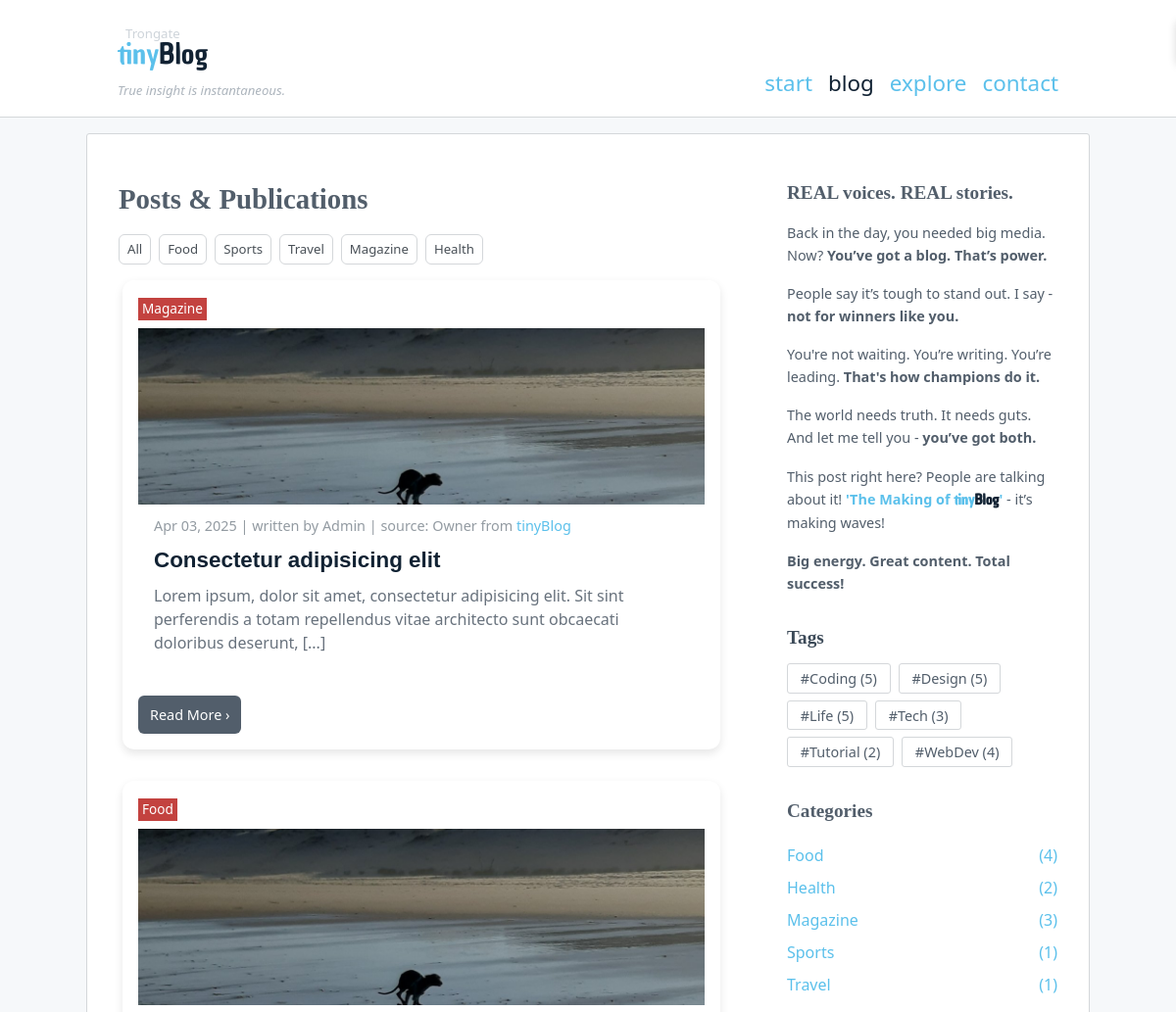
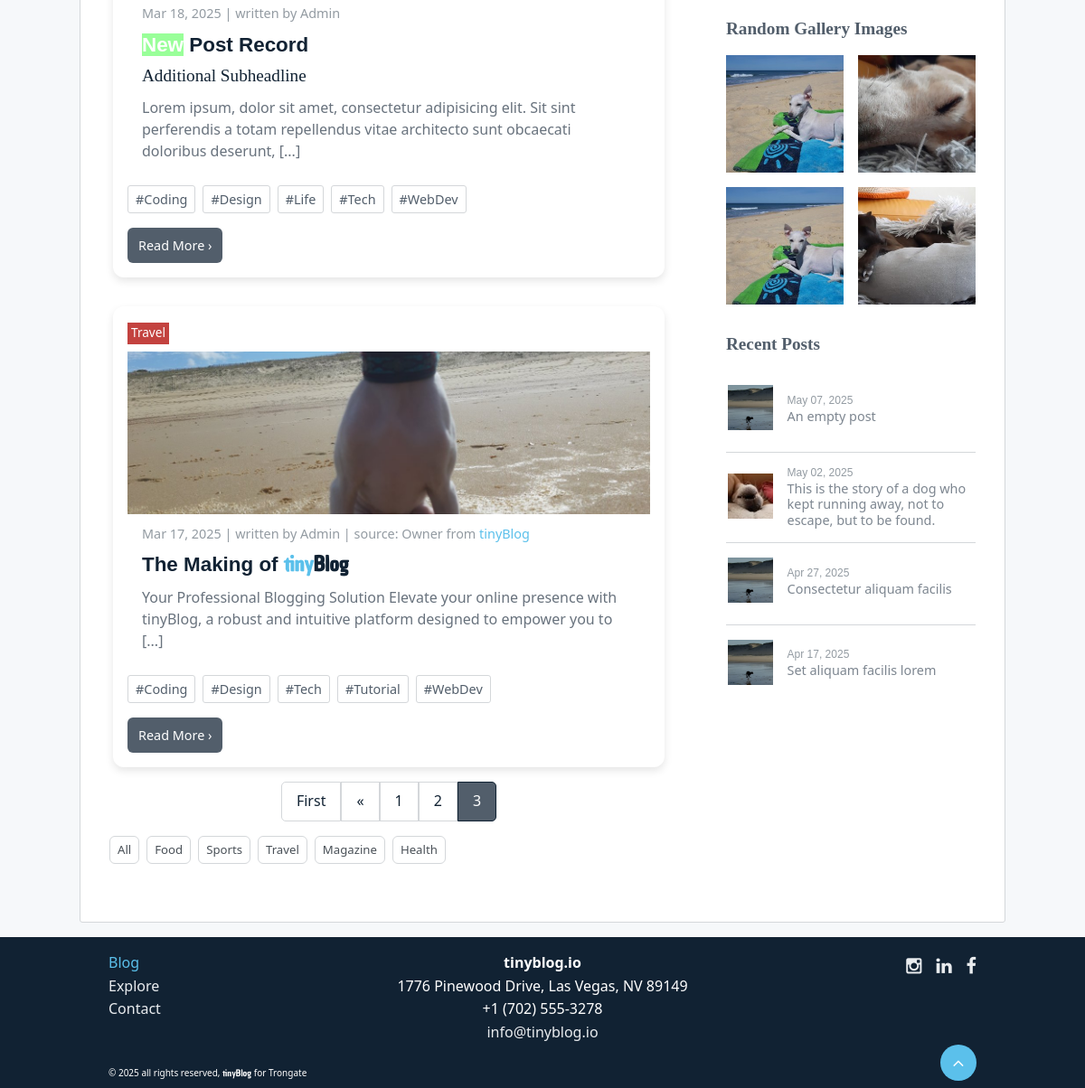
Screenshot of /blog/posts/3 with the database file from the repository (2 pictures, top to bottom).
### tables this page shows
CREATE TABLE `menu_items` (
  `id` int(11) NOT NULL,
  `title` varchar(255) DEFAULT NULL,
  `url_string` varchar(255) DEFAULT NULL,
  `parent_id` int(11) DEFAULT NULL,
  `sort_order` int(11) DEFAULT NULL,
  `published` int(1) DEFAULT NULL,
  `target` varchar(12) DEFAULT NULL,
  `date_created` datetime DEFAULT NULL,
  `date_updated` datetime DEFAULT NULL,
  `menus_id` int(11) DEFAULT 0
);

CREATE TABLE `blog_categories` (
  `id` int(11) NOT NULL,
  `title` varchar(255) DEFAULT NULL,
  `url_string` varchar(255) DEFAULT NULL
);

CREATE TABLE `blog_posts` (
  `id` int(11) NOT NULL,
  `url_string` varchar(255) DEFAULT NULL,
  `title` varchar(255) DEFAULT NULL,
  `subtitle` varchar(255) DEFAULT NULL,
  `text` text DEFAULT NULL,
  `youtube` varchar(55) DEFAULT NULL,
  `date_created` datetime DEFAULT NULL,
  `date_updated` datetime DEFAULT NULL,
  `date_published` datetime DEFAULT NULL,
  `created_by` int(11) DEFAULT NULL,
  `updated_by` int(11) DEFAULT NULL,
  `published` int(1) DEFAULT NULL,
  `picture` varchar(255) DEFAULT '',
  `blog_sources_id` int(11) DEFAULT 0,
  `blog_categories_id` int(11) DEFAULT 0
);

CREATE TABLE `blog_sources` (
  `id` int(11) NOT NULL,
  `author` varchar(255) DEFAULT NULL,
  `website` varchar(255) DEFAULT NULL,
  `link` varchar(255) DEFAULT NULL
);

CREATE TABLE `blog_tags` (
  `id` int(11) NOT NULL,
  `name` varchar(255) DEFAULT NULL,
  `url_string` varchar(255) DEFAULT NULL
);

### modules/blog/views/view_posts.php (the view, shortened to what the rows shown need)
<div class="page-headline">
    <h1>
        <?= out($headline) ?>
    </h1>
</div>
<?php if (!empty($categories)): ?>
<div class="category-filter">
    <ul>
        <?php foreach ($categories as $category): ?>
            <li <?= !empty($category_id) && $category->id === $category_id ? 'class="active"' : '' ?>>
                <a href="<?= BASE_URL ?>blog/category/<?= out($category->url_string) ?>">
                    <?= out($category->title) ?>
                </a>
            </li>
        <?php endforeach; ?>
    </ul>
</div>
<?php endif; ?>
<?php
if( !empty($rows) ) { $i = 1;  ?>
<div class="publications">
    <?php foreach( $rows as $row ) { ?>
        <div class="post-card">
            <?php if (isset($row->category->title) && !empty($row->category->title) ): ?>
            <span class="post-category">
                <?= out($row->category->title)?>
            </span>
            <?php endif ?>
            <?php
            if( !empty($row->picture) ) {
                $pic_url = $pic_dir.'/'.$row->id.'/'.$row->picture;
            } else {
                $pic_url = $pic_fallback;
            }
            ?>
            <?php if ($pic_url != ''): ?>
                <div class="post-img">
                <img src="<?= $pic_url ?>" alt="<?= $row->url_string ?>-image">
            </div>
        <?php endif ?>
            <div class="post-info">
                <span class="post-date"><?= date($date_format, strtotime($row->date_published)) ?></span>
                <span class="post-author">| written by <?= ucfirst(out($row->created_by)) ?></span>
                <?php if (!empty($row->source)): ?>
                <span class="post-source">| source: <?= out($row->source->author) ?> from <a class="post-source-link" href="<?= out($row->source->link) ?>" target="_blank"><?= out($row->source->website) ?></a></span>
                <?php endif; ?>
            </div>
            <h2 class="post-title"><?= htmlspecialchars_decode($row->title, ENT_QUOTES) ?></h2>
            <h3 class="post-sub"><?= htmlspecialchars_decode($row->subtitle, ENT_QUOTES) ?></h3>
            <p class="post-short"><?= $row->text_short ?? '' ?></p>
            <?php if (isset($row->tags) && $row->tags > 0): ?>
            <div class="post-tags">
                <?php foreach ($row->tags as $tag) : ?>
                    <a href="<?= BASE_URL ?>blog/tag/<?= out($tag->url_string) ?>" class="tag-link">
                        #<?= out($tag->name) ?>
                    </a>
                <?php endforeach; ?>
            </div>
            <?php endif; ?>
            <div>
                <a href="<?= BASE_URL ?>blog/post/<?= out($row->url_string) ?>" class="btn read-more">Read More
                    <span> &rsaquo;</span>
                </a>
            </div>
        </div>
    <?php } ?>
</div>
<section>
    <?php if(isset($cat_filter)) { echo $cat_filter; }?>
</section>
<?php } else {  ?>
    <p>There are currently no blog posts published.</p>
<?php } ?>

### modules/blog/views/_html_category_filter.php (shortened to what the rows shown need)
<?php if (!empty($categories)): ?>
<div class="category-filter">
    <ul>
        <?php foreach ($categories as $category): ?>
            <li <?= !empty($category_id) && $category->id === $category_id ? 'class="active"' : '' ?>>
                <a href="<?= BASE_URL ?>blog/category/<?= out($category->url_string) ?>">
                    <?= out($category->title) ?>
                </a>
            </li>
        <?php endforeach; ?>
    </ul>
</div>
<?php endif; ?>

### modules/menus/views/_navigation_default_2.php (shortened to what the rows shown need)
<?php if (!empty($menu_items)): ?>
<nav id="nav-bar" role="navigation" aria-label="Main Navigation">
    <ul role="list">
        <?php
        $current_url = current_url();
        if (str_starts_with($current_url, BASE_URL)) {
            $current_path = substr($current_url, strlen(BASE_URL));
        } else {
            $current_path = $current_url;
        }
        $current_first = explode('/', $current_path)[0] ?? '';
        ?>
        <?php foreach ($menu_items as $item): ?>
            <?php
            $item_url = $item['url_string'];
            if (str_starts_with($item_url, BASE_URL)) {
                $item_path = substr($item_url, strlen(BASE_URL));
            } else {
                $item_path = $item_url;
            }
            $item_first = explode('/', $item_path)[0] ?? '';
            $is_active = $current_first === $item_first && $item_first !== '';
            ?>
            <li <?php echo $is_active ? 'class="active"' : ''; ?>>
                <a href="<?= $item['url_string'] ?>" target="<?= $item['target'] ?>">
                    <?= out($item['title']) ?>
                </a>
            </li>
        <?php endforeach; ?>
    </ul>
</nav>
<?php endif; ?>

### modules/blog/views/_widget_sidebar_text.php (shortened to what the rows shown need)
<div class="sidebar-text">
	<p>This post right here? People are talking about it! <b><a href="<?= BASE_URL.'blog/post/'.out($first_post->url_string) ?>" target="_self">'<?= htmlspecialchars_decode($first_post->title) ?>'</a></b> - it’s making waves!</p>
</div>

### modules/blog/views/_widget_recent_posts.php (shortened to what the rows shown need)
<ul class="mod-recent-posts-ul">
    <?php foreach ($rows as $post) : ?>
        <li>
			<a class="text-small" href="<?= BASE_URL ?>blog/post/<?= out($post->url_string) ?>">
				<div class="recent-posts-flex">
                    <?php if($post->picture != ''): ?>
                    	<div class="recent-posts-image-wrapper">
                    		<img src="<?= out($post->picture) ?>" alt="<?= strip_tags($post->title) ?>">
                    	</div>
                    <?php endif; ?>
                    <div class="recent-posts-title-wrapper">
                    	<p class="mod-recent-posts-date text-tiny"><?= $post->date_published ?></p>
                    	<div class="recent-posts-title"><?= htmlspecialchars_decode($post->title) ?></div>
                    </div>
                </div>
            </a>
        </li>
    <?php endforeach; ?>
</ul>

### modules/menus/views/_navigation_footer.php (shortened to what the rows shown need)
<?php if (!empty($menu_items)): ?>
<ul class="menu">
            <?php
        $current_url = current_url();
        if (str_starts_with($current_url, BASE_URL)) {
            $current_path = substr($current_url, strlen(BASE_URL));
        } else {
            $current_path = $current_url;
        }
        $current_first = explode('/', $current_path)[0] ?? '';
        ?>
        <?php foreach ($menu_items as $item): ?>
            <?php
            $item_url = $item['url_string'];
            if (str_starts_with($item_url, BASE_URL)) {
                $item_path = substr($item_url, strlen(BASE_URL));
            } else {
                $item_path = $item_url;
            }
            $item_first = explode('/', $item_path)[0] ?? '';
            $is_active = $current_first === $item_first && $item_first !== '';
            ?>
            <li <?php echo $is_active ? 'class="active"' : ''; ?>>
                <a href="<?= $item['url_string'] ?>" target="<?= $item['target'] ?>">
                    <?= out($item['title']) ?>
                </a>
            </li>
        <?php endforeach; ?>
</ul>
<?php endif; ?>

### rows the page displays
menu_items: title "start"
menu_items: title "blog"
menu_items: title "explore"
menu_items: title "contact"
blog_categories: title "Food"
blog_categories: title "Sports"
blog_categories: title "Travel"
blog_categories: title "Magazine"
blog_categories: title "Health"
blog_posts: blog_categories.title "Magazine", date_published "Apr 03, 2025", created_by "Admin", blog_sources.author "Owner", blog_sources.website "tinyBlog", title "Consectetur adipisicing elit", text_short "Lorem ipsum, dolor sit amet, consectetur adipisicing elit. Sit sint perferendis a totam repellendus vitae architecto sunt obcaecati doloribus deserunt, [...]"
blog_posts: blog_categories.title "Food", date_published "Mar 18, 2025", created_by "Admin", title "New Post Record", subtitle "Additional Subheadline", text_short "Lorem ipsum, dolor sit amet, consectetur adipisicing elit. Sit sint perferendis a totam repellendus vitae architecto sunt obcaecati doloribus deserunt, [...]"
blog_tags: name "Coding"
blog_tags: name "Design"
blog_tags: name "Life"
blog_tags: name "Tech"
blog_tags: name "WebDev"
blog_posts: blog_categories.title "Travel", id+picture (picture), date_published "Mar 17, 2025", created_by "Admin", blog_sources.author "Owner", blog_sources.website "tinyBlog", title "The Making of tiny Blog", text_short "Your Professional Blogging Solution Elevate your online presence with tinyBlog, a robust and intuitive platform designed to empower you to [...]"
blog_tags: name "Tutorial"
blog_posts: date_published "May 07, 2025", title "An empty post"
blog_posts: shows a picture, date_published "May 02, 2025", title "This is the story of a dog who kept running away, not to escape, but to be found."
blog_posts: date_published "Apr 27, 2025", title "Consectetur aliquam facilis"
blog_posts: date_published "Apr 17, 2025", title "Set aliquam facilis lorem"
menu_items: title "Blog"
menu_items: title "Explore"
menu_items: title "Contact"

### other values shown
out($headline) "Posts & Publications"
$settings['first_link'] "First"
$settings['prev_link'] "«"
$value "1"
$value "2"
out($tag->name) "Coding"
$tag->post_count "5"
out($tag->name) "Design"
out($tag->name) "Life"
out($tag->name) "Tech"
$tag->post_count "3"
out($tag->name) "Tutorial"
$tag->post_count "2"
out($tag->name) "WebDev"
$tag->post_count "4"
